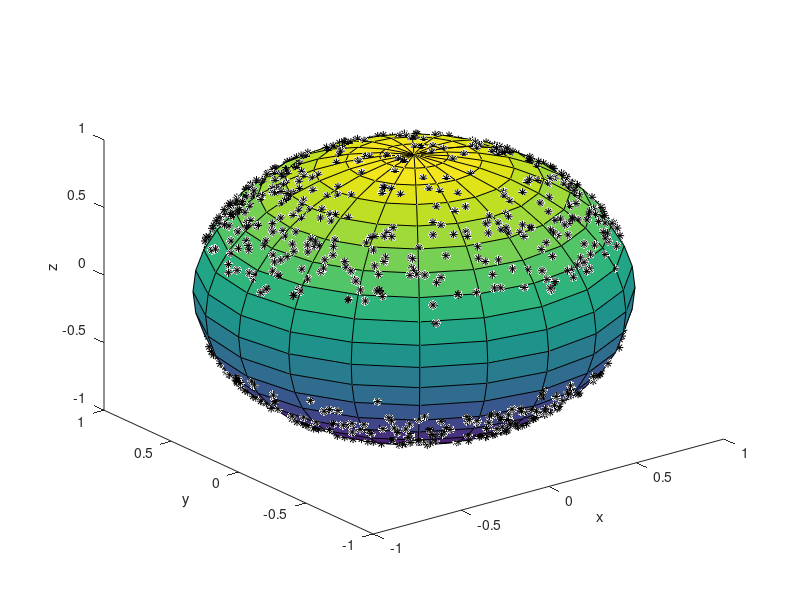

Recreate this plot in MATLAB.
function [ ] = giperparabaloid()
for i=1:1:1000
   x(i)=randn(1);
   y(i)=randn(1);
   z(i)=randn(1);
end
for i=1:1:500   
   x1(i)= x(i)/sqrt(x(i)^2+y(i)^2+1);
   y1(i)= -y(i)/sqrt(x(i)^2+y(i)^2+1);
   z1(i)= -1/sqrt(x(i)^2+y(i)^2+1);
   if ((x1(i)^2+y1(i)^2) > -1)
       figure(5);
       plot3(x1(i),y1(i),z1(i),'* k' );
       hold on;
   end
end
for i=501:1:1000   
   x1(i)= x(i)/sqrt(x(i)^2+y(i)^2+1);
   y1(i)= -y(i)/sqrt(x(i)^2+y(i)^2+1);
   z1(i)= 1/sqrt(x(i)^2+y(i)^2+1);
   if ((x1(i)^2+y1(i)^2) > -1)
       figure(5);
       plot3(x1(i),y1(i),z1(i),'* k' );
       hold on;
   end
end
figure(5);
sphere;
xlabel('x'); ylabel('y'); zlabel('z')
end